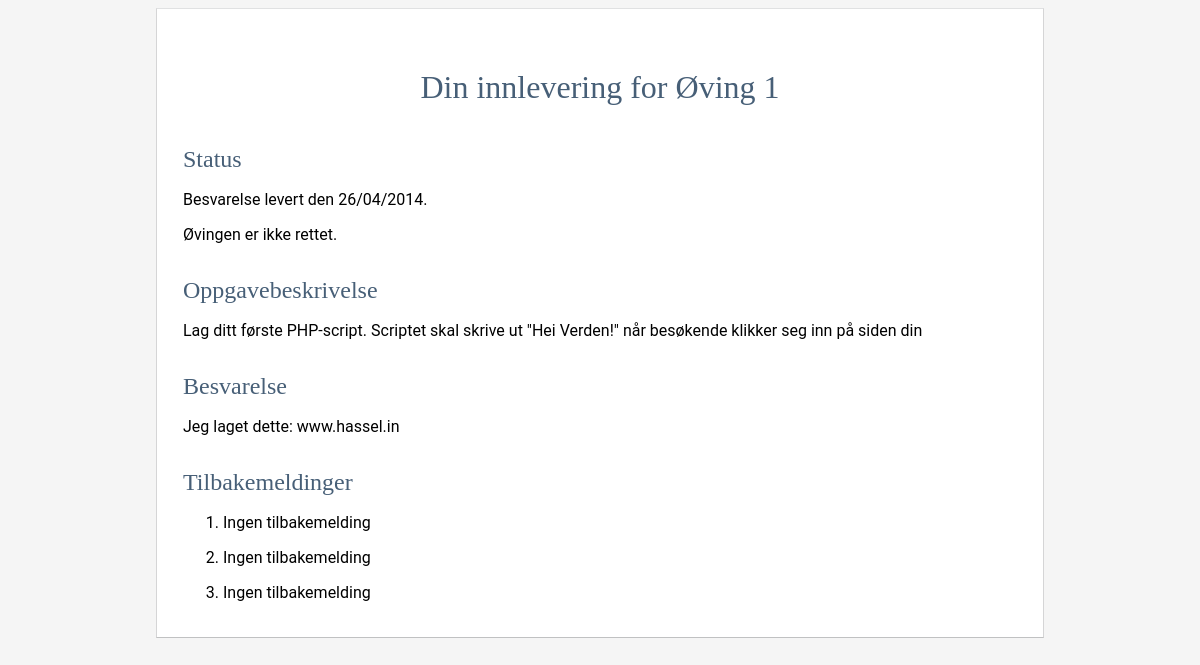
/visInnlevering.php?ovingsID=1 (signed in), run on the app's committed database.
### tables this page shows
CREATE TABLE ovinger(
ovingsID INT AUTO_INCREMENT PRIMARY KEY,
navn VARCHAR(64) NOT NULL,
oppgavetekst VARCHAR(1024) NOT NULL,
innleveringsfrist DATE,
obligatorisk BOOLEAN DEFAULT TRUE,
INDEX(ovingsID)
);

CREATE TABLE innleveringer(
brukerID INT NOT NULL,
ovingsID INT NOT NULL,
innlevering VARCHAR(1000) NOT NULL,
innleveringsdato TIMESTAMP DEFAULT CURRENT_TIMESTAMP,
rettet BOOLEAN DEFAULT FALSE,
godkjent BOOLEAN DEFAULT FALSE,
CONSTRAINT innlevering_fk1 FOREIGN KEY(brukerID) REFERENCES brukere(brukerID) ON DELETE CASCADE ON UPDATE CASCADE,
CONSTRAINT innlevering_fk2 FOREIGN KEY(ovingsID) REFERENCES ovinger(ovingsID) ON DELETE CASCADE ON UPDATE CASCADE,
CONSTRAINT innlevering_pk PRIMARY KEY(brukerID, ovingsID),
INDEX(brukerID, ovingsID)
);

### service.incl.php (called while the page is built, shortened)
<?php
include 'dbconnect.incl.php';
function getTilbakemelding() {
    $con = connect();
    $brukerID = $_SESSION['brukerID'];
    $ovingsID = $_SESSION['ovingsID'];
    $query = "SELECT brukerID, ovingsID, "
            . "tilbakemelding, godkjent FROM tilbakemeldinger WHERE "
            . "brukerID=? AND ovingsID=?";
    $statement = $con->prepare($query);
    $statement->bind_param("ii", $brukerID, $ovingsID);
    $array = [NULL, NULL, NULL];
    if ($statement->execute()) {
        $statement->store_result();
        $statement->bind_result($brukerID, $ovingsID, $tilbakemelding, $godkjent);
        for ($i = 0; $i < $statement->num_rows; $i++) {
            $statement->fetch();
            $array[$i] = [
                'brukerID' => $brukerID,
                'ovingsID' => $ovingsID,
                'tilbakemelding' => htmlspecialchars($tilbakemelding, ENT_SUBSTITUTE),
                'godkjent' => $godkjent];
        }
        return $array;
    }
}
function getOving($ovingsID) {
    $con = connect();
    $query = "SELECT navn, oppgavetekst, innleveringsfrist, obligatorisk FROM ovinger WHERE ovingsID=?";
    $statement = $con->prepare($query);
    $statement->bind_param("i", $ovingsID);
    if ($statement->execute()) {
        $statement->bind_result($navn, $oppgavetekst, $innleveringsfrist, $obligatorisk);
        $assoc = [
            'navn' => $navn,
            'oppgavetekst' => $oppgavetekst,
            'innleveringsfrist' => $innleveringsfrist,
            'obligatorisk' => $obligatorisk];
        return $assoc;
    }
}
function getInnlevering($ovingsID, $brukerID) {
    $con = connect();
    $query = "SELECT innlevering, innleveringsdato, rettet, godkjent FROM innleveringer WHERE brukerID=? AND ovingsID=? ORDER BY innleveringsdato";
    $statement = $con->prepare($query);
    $statement->bind_param("ii", $brukerID, $ovingsID);
    if ($statement->execute()) {
        $statement->bind_result($innlevering, $innleveringsdato, $rettet, $godkjent);
        $assoc = [
            'innlevering' => htmlspecialchars($innlevering, ENT_SUBSTITUTE),
            'innleveringsdato' => $innleveringsdato,
            'rettet' => $rettet,
            'godkjent' => $godkjent];
        return $assoc;
    }
}

### dbconnect.incl.php (called while the page is built, shortened)
<?php
function disconnect($con) {
    return mysqli_close($con) or die("Could not close connection to database: " . mysqli_error($con));
}

### visInnlevering.php (the view, shortened to what this page needs)
<!DOCTYPE html>
<html>
    <head>
        <link rel="stylesheet" href="stilark.css" />
        <?php
        include 'service.incl.php';
        $ovingsID = $_GET['ovingsID'];
        $oving = getOving($ovingsID);
        $brukerID = $_SESSION['brukerID'];
        $innlevering = getInnlevering($ovingsID, $brukerID);
        ?>
    </head>
    <body>
        <div id="wrapper">
            <?php
            $tilbakemeldinger = getTilbakemelding();
            echo '<h1>Din innlevering for ' . $oving['navn'] . '</h1>';
            echo "<h2>Status</h2>";
            $temp = new DateTime($innlevering['innleveringsdato']);
            $levert = $temp->format('d/m/Y');
            $utskrift = "<p>Besvarelse levert den $levert.</p><p>&Oslash;vingen er";
            if (!$innlevering['rettet']) {
                $utskrift = $utskrift . " ikke rettet.</p>";
            } else {
                if ($oving['godkjent']) {
                    $utskrift = $utskrift . ' godkjent.</p>';
                } else {
                    $utskrift = $utskrift . ' ikke godkjent.</p>';
                }
            }
            echo $utskrift;
            echo "<h2>Oppgavebeskrivelse</h2>";
            echo '<p>' . $oving['oppgavetekst'] . '</p>';
            echo '<h2>Besvarelse</h2>';
            echo '<p>' . htmlspecialchars($innlevering['innlevering'], ENT_SUBSTITUTE) . '</p>';
            echo "<h2>Tilbakemeldinger</h2>";
            echo "<ol>";
            for ($i = 0; $i < count($tilbakemeldinger); $i++) {
                if ($tilbakemeldinger[$i]['tilbakemelding'] != null || $tilbakemeldinger[$i]['tilbakemelding'] != '') {
                    $utskrift = "<li><p>" . htmlspecialchars($tilbakemeldinger[$i]['tilbakemelding'], ENT_SUBSTITUTE);
                    if ($tilbakemeldinger[$i]['godkjent']) {
                        $utskrift = $utskrift . "<br />Resultat: Godkjent</p></li>";
                    } else {
                        $utskrift = $utskrift . "<br />Resultat: Ikke godkjent</p></li>";
                    }
                    echo $utskrift;
                } else {
                    echo "<li><p>Ingen tilbakemelding</p></li>";
                }
            }
            echo "</ol>";
            ?>
        </div>
    </body>
</html>

### stilark.css (style rules this page uses)
* { -webkit-box-sizing: border-box; -moz-box-sizing: border-box; -box-sizing: border-box; }
body { background-color: whitesmoke; font-family: 'Roboto', helvetica, arial, sans-serif; }
h1 { font-family: 'Port Lligat Slab'; font-weight: 500; text-align: center; margin-top: 40px; margin-bottom: 40px; color: #475F77; }
h2 { font-family: 'Port Lligat Slab'; font-weight: 200; text-align: left; margin-top: 4%; margin-bottom: 2%; color: #475F77; }
#wrapper { margin: 0 auto; width: 75%; background: #FFFFFF; border: 1px solid #D5D5D6; border-top-color: #E0E1E2; border-bottom-color: #C0C1C2; padding: 20px 26px 19px 26px; }

### data on the page
ovinger: navn "Øving 1", oppgavetekst "Lag ditt første PHP-script. Scriptet skal skrive ut \"Hei Verden!\" når besøkende klikker seg inn på siden din"
innleveringer: innleveringsdato "26/04/2014", innlevering "Jeg laget dette: www.hassel.in"
